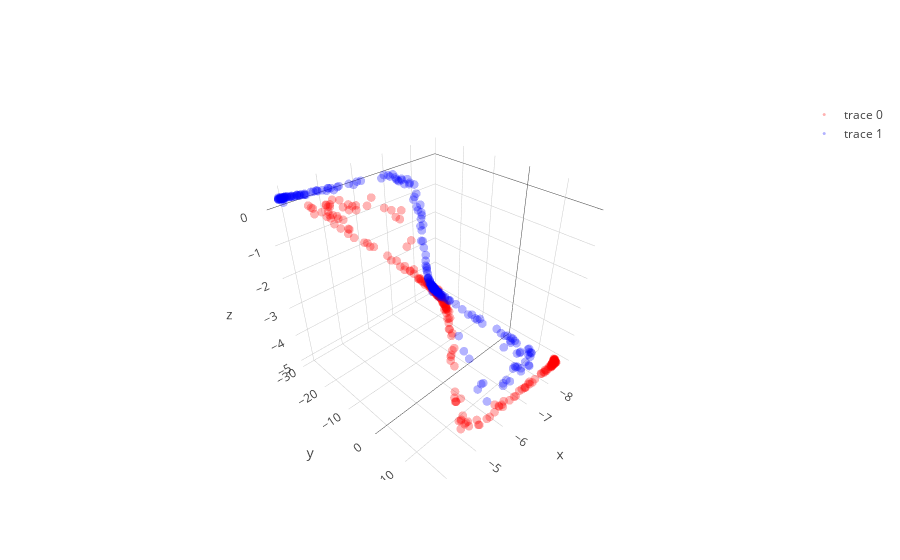

The notebook cell this image was saved under:
### Code cell
# with all scale
expand_dim = 3
w1 = np.random.randn(2,expand_dim)
w2 = np.random.randn(expand_dim,1)
a  = np.ones(expand_dim); b = np.ones(expand_dim); c = np.zeros(expand_dim)

w1 = _sym_decorrelation(w1)
w2 = w2/(np.sqrt(np.sum(w2**2)))

temp_X = np.copy(X)
mini_batch_size = 20
for iter in range(2000):
    cum_loss = 0; temp_X   = shuffle(temp_X)
    
    for mini_batch in range(0,len(X),mini_batch_size):
        current_batch = temp_X[mini_batch:mini_batch+mini_batch_size]
        
        layer1 = current_batch @ w1
        layer1 = layer1  + (1/(iter+1))*np.random.randn(expand_dim)
        layer1a= a*g(b*layer1)+c
        layer1a= layer1a + (1/(iter+1))*np.random.randn(expand_dim)
        layer2 = layer1a       @ w2
        loss   = w2.T @ layer1a.T @ layer1a @ w2
        
        grad2 = -layer1a.T @ layer1a @ w2 
        grad1a= -layer1a@w2@w2.T
        grada = grad1a*g(b*layer1)
        gradb = grad1a*a*g_grad(b*layer1)*layer1
        gradc = grad1a
        grad1 = current_batch.T @(grad1a*a*g_grad(b*layer1)*b) - 2.5 * current_batch.T @ current_batch @ w1 

        w2 = w2 - 0.0000001 * grad2+ (1/(iter+1))*np.random.randn(expand_dim,1)
        a = a -   0.00001   * grada.mean(0)+ (1/(iter+1))*np.random.randn(expand_dim)
        b = b -   0.00001   * gradb.mean(0)+ (1/(iter+1))*np.random.randn(expand_dim)
        c = c -   0.000003  * gradc.mean(0)+ (1/(iter+1))*np.random.randn(expand_dim)
        w1 = w1 - 0.0000001 * grad1+ (1/(iter+1))*np.random.randn(2,expand_dim)
        
        w1 = _sym_decorrelation(w1)
        w2 = w2/(np.sqrt(np.sum(w2**2)))
        cum_loss      = cum_loss + loss.mean()
        
    if iter%500==0:print('Iter : ',iter," Loss: ",cum_loss)

# projection
projected_mine = (a*g(b*(X @ w1))+c) @ w2

plt.figure(figsize=(20,5))
plt.subplot(1, 3, 1)
plt.scatter(X[y==0, 0], X[y==0, 1], color='red', alpha=0.5)
plt.scatter(X[y==1, 0], X[y==1, 1], color='blue', alpha=0.5)
plt.quiver(X.mean(0)[0], X.mean(0)[1], evector[0,0],evector[0,1], color=['b'], scale=2.5)
plt.quiver(X.mean(0)[0], X.mean(0)[1], evector[1,0],evector[1,1], color=['g'], scale=2.5)

plt.subplot(1, 3, 2,projection='3d')
one_layer_project = (a*g(b*(X @ w1))+c)
plt.scatter(one_layer_project[:,0],one_layer_project[:,1],one_layer_project[:,2], color='red')

plt.subplot(1, 3, 3)
plt.scatter(projected_mine[y==0], np.zeros((len(projected_mine)//2)),  color='red', alpha=0.5)
plt.scatter(projected_mine[y==1], np.zeros((len(projected_mine)//2)), color='blue', alpha=0.5)
plt.show()

trace1 = go.Scatter3d(
    x=one_layer_project[y==0,0],
    y=one_layer_project[y==0,1],
    z=one_layer_project[y==0,2],
    mode='markers',
    line=dict(color='red',width=0.5),
    marker=dict(size=3,opacity=0.3)
)
trace2 = go.Scatter3d(
    x=one_layer_project[y==1,0],
    y=one_layer_project[y==1,1],
    z=one_layer_project[y==1,2],
    mode='markers',
    line=dict(color='blue',width=0.5),
    marker=dict(size=3,opacity=0.3)
)
data = [trace1,trace2]
fig  = go.Figure(data=data)
iplot(fig)

### Figure 1 — Plotly figure (JSON) as saved in the notebook; plotly's stock layout.template omitted (floating-point values rounded to 4 significant figures; data arrays with more than 128 entries replaced by an {"elided": "..."} marker saying what was removed)
{"data": [{"line": {"color": "red", "width": 0.5}, "marker": {"opacity": 0.3, "size": 3}, "mode": "markers", "type": "scatter3d", "uid": "7248e101-a6b5-40a8-b97d-c21aa04e0420", "x": {"elided": "250 float values"}, "y": {"elided": "250 float values"}, "z": {"elided": "250 float values"}}, {"line": {"color": "blue", "width": 0.5}, "marker": {"opacity": 0.3, "size": 3}, "mode": "markers", "type": "scatter3d", "uid": "87606e51-b52a-4095-8a83-367131cac303", "x": {"elided": "250 float values"}, "y": {"elided": "250 float values"}, "z": {"elided": "250 float values"}}], "layout": {}}
